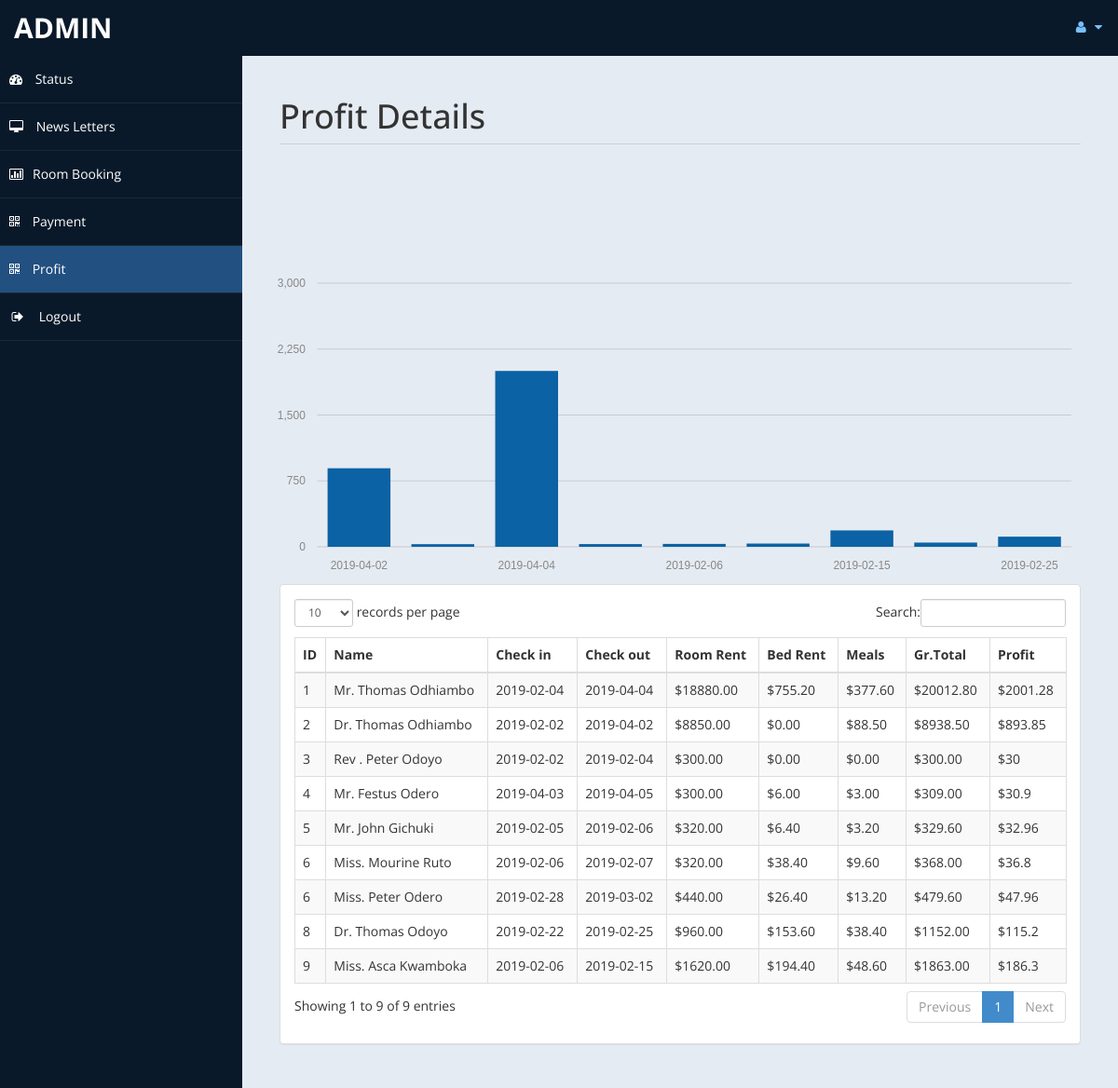
The app's page /admin/profit.php (signed in) with its own data.
### tables this page shows
CREATE TABLE `payment` (
  `id` int(11) DEFAULT NULL,
  `title` varchar(5) DEFAULT NULL,
  `fname` varchar(30) DEFAULT NULL,
  `lname` varchar(30) DEFAULT NULL,
  `troom` varchar(30) DEFAULT NULL,
  `tbed` varchar(30) DEFAULT NULL,
  `nroom` int(11) DEFAULT NULL,
  `cin` date DEFAULT NULL,
  `cout` date DEFAULT NULL,
  `ttot` double(8,2) DEFAULT NULL,
  `fintot` double(8,2) DEFAULT NULL,
  `mepr` double(8,2) DEFAULT NULL,
  `meal` varchar(30) DEFAULT NULL,
  `btot` double(8,2) DEFAULT NULL,
  `noofdays` int(11) DEFAULT NULL
);

### admin/profit.php (the view, shortened to what this page needs)
<!DOCTYPE html>
<html xmlns="http://www.w3.org/1999/xhtml">
<head>
    <link href="assets/css/bootstrap.css" rel="stylesheet" />
    <link href="assets/css/font-awesome.css" rel="stylesheet" />
	<link rel="stylesheet" href="assets/css/morris.css">
    <link href="assets/css/custom-styles.css" rel="stylesheet" />
    <link href="assets/js/dataTables/dataTables.bootstrap.css" rel="stylesheet" />
</head>
<body>
    <div id="wrapper">
        <nav class="navbar navbar-default top-navbar" role="navigation">
            <div class="navbar-header">
                <a class="navbar-brand" href="home.php"><?php echo $_SESSION["user"]; ?> </a>
            </div>
            <ul class="nav navbar-top-links navbar-right">
                <li class="dropdown">
                    <a class="dropdown-toggle" data-toggle="dropdown" href="#" aria-expanded="false">
                        <i class="fa fa-user fa-fw"></i> <i class="fa fa-caret-down"></i>
                    </a>
                </li>
            </ul>
        </nav>
        <nav class="navbar-default navbar-side" role="navigation">
            <div class="sidebar-collapse">
                <ul class="nav" id="main-menu">
                    <li>
                        <a href="home.php"><i class="fa fa-dashboard"></i> Status</a>
                    </li>
                    <li>
                        <a  href="messages.php"><i class="fa fa-desktop"></i> News Letters</a>
                    </li>
					<li>
                        <a href="roombook.php"><i class="fa fa-bar-chart-o"></i>Room Booking</a>
                    </li>
                    <li>
                        <a  href="payment.php"><i class="fa fa-qrcode"></i> Payment</a>
                    </li>
					 <li>
                        <a class="active-menu" href="profit.php"><i class="fa fa-qrcode"></i> Profit</a>
                    </li>
                    <li>
                        <a href="logout.php" ><i class="fa fa-sign-out fa-fw"></i> Logout</a>
                    </li>
            </div>
        </nav>
        <div id="page-wrapper" >
            <div id="page-inner">
			 <div class="row">
                    <div class="col-md-12">
                        <h1 class="page-header">
                           Profit Details<small> </small>
                        </h1>
                    </div>
                </div>
            <div class="row">
				<?php
				include('db.php');
?>
				<br>
				<br>
				<br>
				<br><div id="chart"></div>
                <div class="col-md-12">
                    <div class="panel panel-default">
                        <div class="panel-body">
                            <div class="table-responsive">
                                <table class="table table-striped table-bordered table-hover" id="dataTables-example">
                                    <thead>
                                        <tr>
											<th>ID</th>
                                            <th>Name</th>
                                            <th>Check in</th>
											<th>Check out</th>
                                            <th>Room Rent</th>
											<th>Bed Rent</th>
											<th>Meals </th>
											<th>Gr.Total</th>
											<th>Profit</th>
                                        </tr>
                                    </thead>
                                    <tbody>
									<?php
										$sql="select * from payment";
										$re = mysqli_query($con,$sql);
										while($row = mysqli_fetch_array($re))
										{
											$id = $row['id'];
											if($id % 2 ==1 )
											{
												echo"<tr class='gradeC'>
													<td>".$row['id']." </td>
													<td>".$row['title']." ".$row['fname']." ".$row['lname']."</td>
													<td>".$row['cin']."</td>
													<td>".$row['cout']."</td>
													<td>$".$row['ttot']."</td>
													<td>$".$row['mepr']."</td>
													<td>$".$row['btot']."</td>
													<td>$".$row['fintot']."</td>
													<td>$".$row['fintot']*10/100 ."</td>
													</tr>";
											}
											else
											{
												echo"<tr class='gradeU'>
													<td>".$row['id']." </td>
													<td>".$row['title']." ".$row['fname']." ".$row['lname']."</td>
													<td>".$row['cin']."</td>
													<td>".$row['cout']."</td>
													<td>$".$row['ttot']."</td>
													<td>$".$row['mepr']."</td>
													<td>$".$row['btot']."</td>
													<td>$".$row['fintot']."</td>
													<td>$".$row['fintot']*10/100 ."</td>
													</tr>";
											}
										}
									?>
                                    </tbody>
                                </table>
                            </div>
                        </div>
                    </div>
                </div>
            </div>
                </div>
            </div>
    </div>
</body>
</html>

### admin/assets/css/custom-styles.css (style rules this page uses)
body { font-family: 'Open Sans', sans-serif; }
#wrapper { width: 100%; background:#09192A; }
#page-wrapper { padding: 15px 15px; min-height: 600px; background:#E5EBF2; }
#page-inner { width:100%; margin:10px 20px 10px 0px; background-color:transparent; padding:10px; min-height:1200px; }
h1, .h1, h2, .h2, h3, .h3 { margin-top: 7px; margin-bottom: -5px; }
.page-header { padding-bottom: 9px; margin: 10px 0 45px; border-bottom: 1px solid #C7D1DD; }
.top-navbar { margin:0px; }
.top-navbar .navbar-brand { color: #fff; width: 260px; text-align: left; height: 60px; font-size: 30px; font-weight: 700; text-transform: uppercase; line-height: 30px; }
.top-navbar .nav > li { position: relative; display: inline-block; }
.top-navbar .nav > li > a { position: relative; display: block; padding: 19px 15px; color: #77C0FD; }
.active-menu { background-color:#225081!important; }
.sidebar-collapse , .sidebar-collapse .nav { background:none; }
.sidebar-collapse .nav { padding:0; }
.sidebar-collapse .nav > li > a { color:#fff; background:transparent; text-shadow:none; }
.sidebar-collapse > .nav > li > a { padding:15px 10px; }
.sidebar-collapse > .nav > li { border-bottom: 1px solid rgba(107, 108, 109, 0.19); }
.navbar-side { border:none; background-color: transparent; }
.top-navbar { background:#09192A; border-bottom:none; }
.top-navbar .nav > li > a > i { margin-right: 2px; }
.navbar-default { border:0px solid black; }
.navbar-header { background: #09192A; }
.nav > li > a > i { margin-right:10px; }
@media (min-width:768px) { #page-wrapper { margin: 0 0 0 260px; padding: 15px 30px; min-height: 1200px; } }
@media (min-width:768px) { .navbar-side { z-index: 1; position: absolute; width: 260px; } }
@media (min-width:768px) { .navbar { border-radius: 0px; } }

### records on screen
payment: id "2", title "Dr.", fname "Thomas", lname "Odhiambo", cin "2019-02-02", cout "2019-04-02", ttot "8850.00", mepr "0.00", btot "88.50", fintot "8938.50", $row['fintot']*10/100 "893.85"
payment: id "3", title "Rev .", fname "Peter", lname "Odoyo", cin "2019-02-02", cout "2019-02-04", ttot "300.00", mepr "0.00", btot "0.00", fintot "300.00", $row['fintot']*10/100 "30"
payment: id "1", title "Mr.", fname "Thomas", lname "Odhiambo", cin "2019-02-04", cout "2019-04-04", ttot "18880.00", mepr "755.20", btot "377.60", fintot "20012.80", $row['fintot']*10/100 "2001.28"
payment: id "4", title "Mr.", fname "Festus", lname "Odero", cin "2019-04-03", cout "2019-04-05", ttot "300.00", mepr "6.00", btot "3.00", fintot "309.00", $row['fintot']*10/100 "30.9"
payment: id "5", title "Mr.", fname "John", lname "Gichuki", cin "2019-02-05", cout "2019-02-06", ttot "320.00", mepr "6.40", btot "3.20", fintot "329.60", $row['fintot']*10/100 "32.96"
payment: id "6", title "Miss.", fname "Mourine", lname "Ruto", cin "2019-02-06", cout "2019-02-07", ttot "320.00", mepr "38.40", btot "9.60", fintot "368.00", $row['fintot']*10/100 "36.8"
payment: id "9", title "Miss.", fname "Asca", lname "Kwamboka", cin "2019-02-06", cout "2019-02-15", ttot "1620.00", mepr "194.40", btot "48.60", fintot "1863.00", $row['fintot']*10/100 "186.3"
payment: id "6", title "Miss.", fname "Peter", lname "Odero", cin "2019-02-28", cout "2019-03-02", ttot "440.00", mepr "26.40", btot "13.20", fintot "479.60", $row['fintot']*10/100 "47.96"
payment: id "8", title "Dr.", fname "Thomas", lname "Odoyo", cin "2019-02-22", cout "2019-02-25", ttot "960.00", mepr "153.60", btot "38.40", fintot "1152.00", $row['fintot']*10/100 "115.2"

### other values on screen
$_SESSION["user"] "ADMIN"
